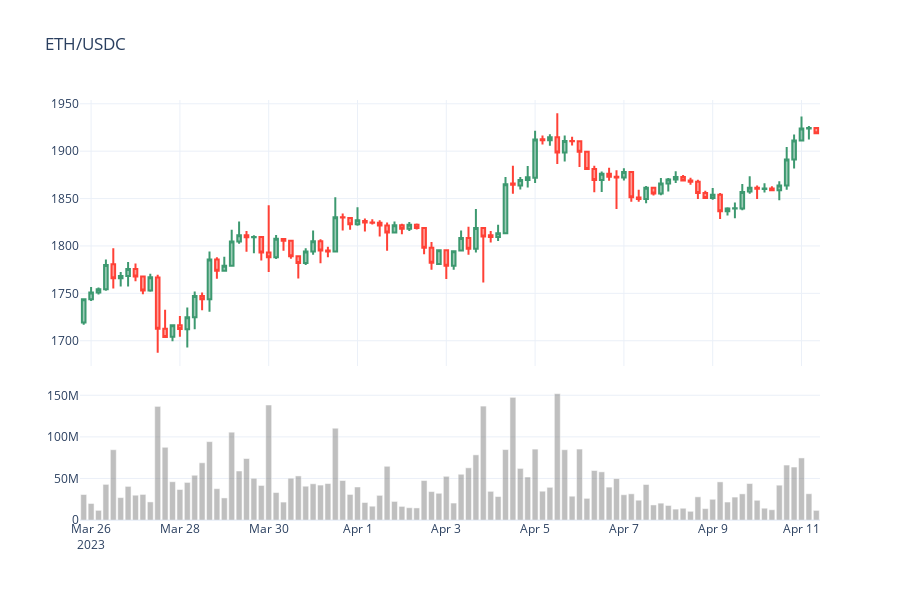
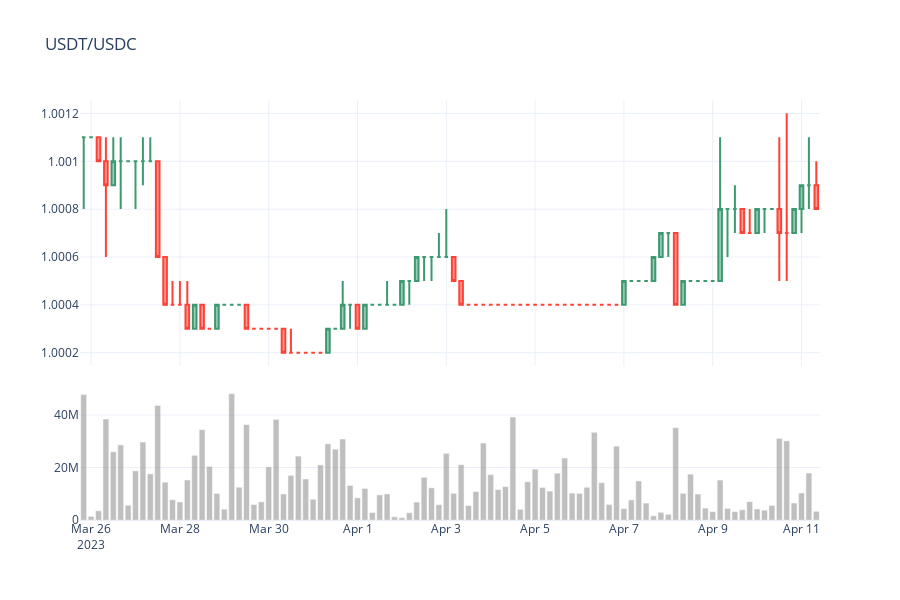
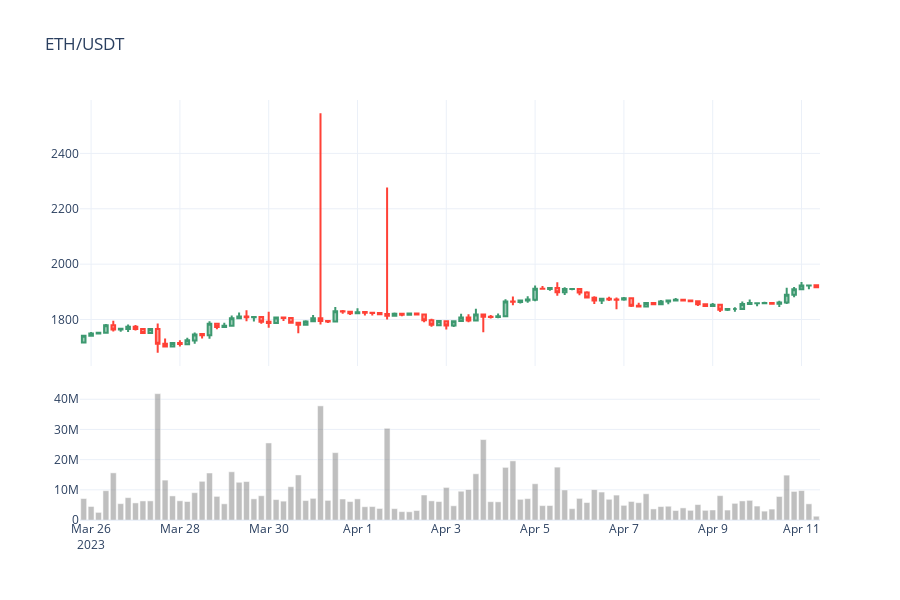

Notebook source saved alongside these figures, in order:
### Markdown cell above
## Show the figures

Now, we have a list of figures saved as a variable, and we can show each figure in the list. We display volume on a separate subplot since saving space is not a concern.

### Code cell
# To display the images

for figure in figures:
    figure.show()
